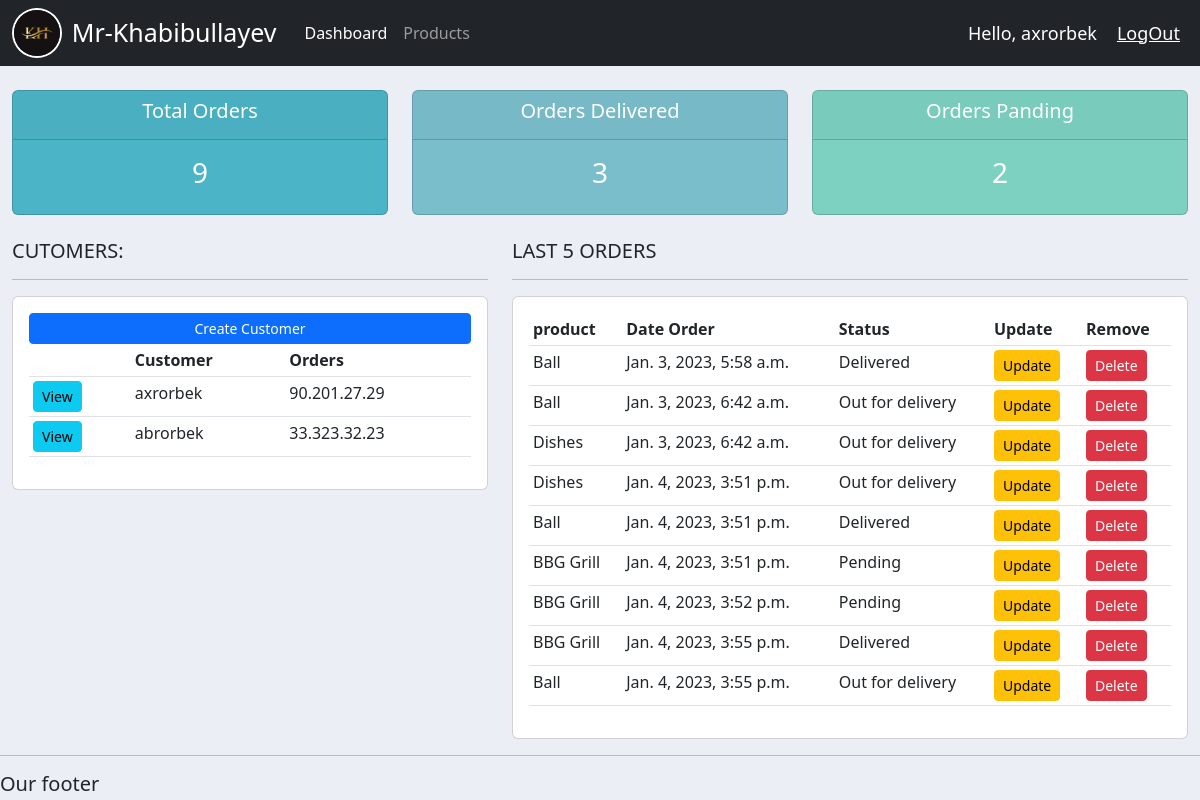
The app's page / (signed in) with its own data.
### accounts/models.py (models this page shows, shortened)
class Customer(models.Model):
    name = models.CharField(max_length=200,null=True)
    phone = models.CharField(max_length=200,null=True)
    email = models.CharField(max_length=200,null=True)
    date_created = models.DateTimeField(auto_now_add=True,null=True)

class Order(models.Model):
    STATUS = (
        ('Pending','Pending'),
        ('Out for delivery','Out for delivery'),
        ('Delivered','Delivered')
    )
    customer = models.ForeignKey(Customer,null=True, on_delete=models.SET_NULL)
    product = models.ForeignKey(Product,null=True, on_delete=models.SET_NULL)
    date_created = models.DateTimeField(auto_now_add=True,null=True)
    status = models.CharField(max_length=200,null=True,choices=STATUS)
    note =  models.CharField(max_length=1000,null=True,)

class Product(models.Model):
    CATEGORY = (
        ('Indoor','Indoor'),
        ('Out Door','Out Door')
    )
    name = models.CharField(max_length=200,null=True)
    price = models.FloatField(null=True)
    category = models.CharField(max_length=200,null=True , choices=CATEGORY)
    description = models.CharField(max_length=200,null=True,blank=True)
    date_created = models.DateTimeField(auto_now_add=True,null=True)
    tag = models.ManyToManyField(Tag)
    def __str__(self):
        return self.name

### accounts/views.py (the view)
# urls.py: path('',home,name='home'),
@login_required(login_url='login')
def home(request):
    orders = Order.objects.all()
    customers = Customer.objects.all()
    total_customers = customers.count()
    total_orders = orders.count()
    delivered = orders.filter(status='Delivered').count()
    pending = orders.filter(status='Pending').count()
    context = {
        'orders': orders,
        'customers': customers,
        'total_orders':total_orders,
        'delivered':delivered,
        'pending':pending,
        }
    return render(request , 'accounts/dashboard.html',context)

### accounts/templates/accounts/dashboard.html
{% extends 'accounts/main.html' %}
{% block content %}
{% include 'accounts/status.html' %}
<br>
<div class="row">
    <div class="col-md-5">
        <h5>CUTOMERS:</h5>
        <hr>
        <div class="card card-body">
            <a href="" class="btn btn-primary btn-sm btn-block" >Create Customer</a>
            <table class="table table-sm">
                <tr>
                    <th></th>
                    <th>Customer</th>
                    <th>Orders</th>
                </tr>
                {% for customer in customers %}
                <tr>
                    <td>
                        <a class="btn btn-sm btn-info" href="{% url 'customer' customer.id %}">View</a>
                    </td>
                    <td>{{customer.name}}</td>
                    <td>{{customer.phone}}</td>
                </tr>
                {% endfor %}
            </table>
        </div>
    </div>
    <div class="col-md-7">
        <h5>LAST 5 ORDERS</h5>
        <hr>
        <div class="card card-body">
            <table class="table table-sm">
                <tr>
                    <th>product</th>
                    <th>Date Order</th>
                    <th>Status</th>
                    <th>Update</th>
                    <th>Remove</th>
                </tr>
                {% for order in orders %}
                <tr>
                    <td>{{order.product}}</td>
                    <td>{{order.date_created}}</td>
                    <td>{{order.status}}</td>
                    <td>
                        <a class="btn btn-sm btn-warning" href="{% url 'update_order'  order.id %}">Update</a>
                    </td>
                    <td>
                        <a class="btn btn-sm btn-danger" href="{% url 'delete_order'  order.id %}">Delete</a>
                    </td>
                </tr>
                {% endfor %}
            </table>
        </div>
    </div>
</div>
{% endblock content %}

### accounts/templates/accounts/navbar.html (shortened to what this page needs)
{% load static %}
<nav class="navbar navbar-expand-lg navbar-dark bg-dark">
    <div class="container-fluid">
        <img height="50px" style="border: 2px solid white; border-radius:50%" src="{% static 'img/logo.jpg' %}" alt="">
        <span style="color: white;font-size:25px; margin:0px 20px 0px 10px">Mr-Khabibullayev</span>
        <div class="collapse navbar-collapse" id="navbarNav">
            <ul class="navbar-nav">
                <li class="nav-item">
                    <a class="nav-link active" aria-current="page" href="{% url 'home' %}">Dashboard</a>
                </li>
                <li class="nav-item">
                    <a class="nav-link" href="{% url 'products' %}">Products</a>
                </li>
            </ul>
        </div>
    </div>
    <span class="hello-msg">Hello,&nbsp;{{request.user}}</span>
    <span>
        <a class="hello-msg" href="{% url 'logout' %}">LogOut</a>
    </span>
</nav>

### static/css/main.css (style rules this page uses)
body { background-color: #ebeff5; }

### accounts/templates/accounts/navbar.html (style rules this page uses)
.hello-msg { font-size: 18px; color: #fff; margin-right: 20px; }

### records on screen
Customer: name "axrorbek", phone "90.201.27.29"
Customer: name "abrorbek", phone "33.323.32.23"
Order: product "Ball", date_created "Jan. 3, 2023, 5:58 a.m.", status "Delivered"
Order: product "Ball", date_created "Jan. 3, 2023, 6:42 a.m.", status "Out for delivery"
Order: product "Dishes", date_created "Jan. 3, 2023, 6:42 a.m.", status "Out for delivery"
Order: product "Dishes", date_created "Jan. 4, 2023, 3:51 p.m.", status "Out for delivery"
Order: product "Ball", date_created "Jan. 4, 2023, 3:51 p.m.", status "Delivered"
Order: product "BBG Grill", date_created "Jan. 4, 2023, 3:51 p.m.", status "Pending"
Order: product "BBG Grill", date_created "Jan. 4, 2023, 3:52 p.m.", status "Pending"
Order: product "BBG Grill", date_created "Jan. 4, 2023, 3:55 p.m.", status "Delivered"
Order: product "Ball", date_created "Jan. 4, 2023, 3:55 p.m.", status "Out for delivery"

### other values on screen
{{ request.user }} "axrorbek"
{{ total_orders }} "9"
{{ delivered }} "3"
{{ pending }} "2"
